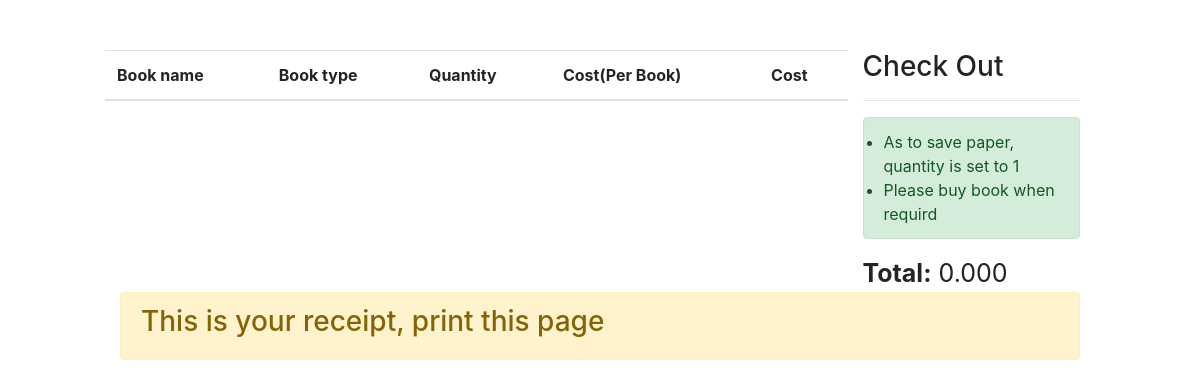
Before: /cart/receipt/ (signed in) with the older database file.
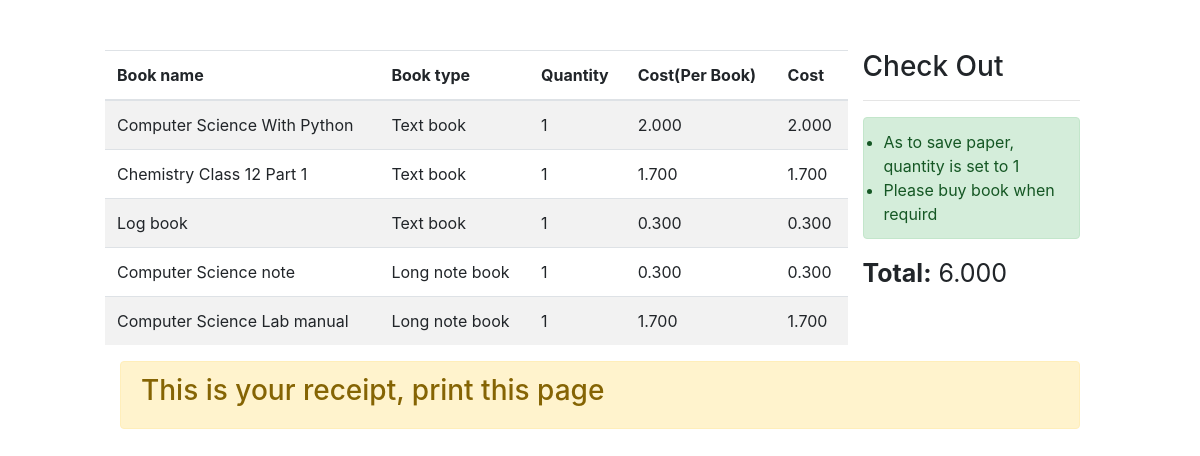
After: the same page with the newer database file.
### store/models.py (models this page shows, shortened)
class Cart(models.Model) :
    user = models.ForeignKey(Account, on_delete=models.CASCADE)
    book_name = models.ForeignKey(Book, on_delete=models.CASCADE)
    book_type = models.CharField(max_length=100, editable=False)
    quantity = models.IntegerField(default=1)
    cost = models.DecimalField(max_digits=5, decimal_places=3, editable=False)
    total_cost = models.DecimalField(max_digits=7, decimal_places=3, editable=False)

### inventory/models.py (models this page shows)
class Book(models.Model) :
    subject_choice = (('English', 'English'),
                    ('Math', 'Math'),
                    ('Science', 'Science'),
                    ('Physics', 'Physics'),
                    ('Chemistry', 'Chemistry'),
                    ('Biology', 'Biology'),
                    ('Computer Science', 'Computer Science'),
                    ('Social Studies', 'Social Studies'),
                    ('Hindi', 'Hindi'),
                    ('Arabic', 'Arabic'),
                    )
    type_choice = (('Text book', 'Text book'),
                    ('Long note book', 'Long note book'),
                    ('Short note book', 'Short note book')
                    )
    grade_choice = (('1', '1'),
                    ('2', '2'),
                    ('3', '3'),
                    ('4', '4'),
                    ('5', '5'),
                    ('6', '6'),
                    ('7', '7'),
                    ('8', '8'),
                    ('9', '9'),
                    ('10','10'),
                    ('11','11'),
                    ('12','12'),
                    ('All', 'All')
                    )
    name = models.CharField(max_length=100, unique=True)
    subject = models.CharField(max_length=100, choices=subject_choice)
    book_type = models.CharField(max_length=100, choices=type_choice)
    grade = models.CharField(max_length=100, choices=grade_choice)
    stock = models.IntegerField()
    cost = models.DecimalField(max_digits=5, decimal_places=3)
    def __str__(self):
        return(self.name)

### store/views.py (the view)
# urls.py: path('cart/receipt/', views.receipt, name='receipt'),
@login_required(login_url='login')
def receipt(request) :
    user = request.user
    cart = Cart.objects.filter(user=user)
    costs = Cart.objects.filter(user=user).values('total_cost')
    sub_total = 0.000
    if len(cart) != 0 :
        for cost in costs :
            sub_total += float(cost['total_cost'])
    else :
        sub_total = 0.000
    sub_total = ('{:.3f}'.format(sub_total))
    context = {'cart':cart, 'sub_total':sub_total}
    return(render(request, 'store/receipt.html', context))

### store/templates/store/receipt.html (shortened to what this page needs)
<!DOCTYPE html>
<html>
<head>
    <link rel="stylesheet" href="https://stackpath.bootstrapcdn.com/bootstrap/4.4.1/css/bootstrap.min.css">
</head>
<body>
    <div class='content'>
        <div class="row">
            <table class="table table-striped col-9">
                <thead>
                    <tr>
                        <th scope="col">Book name</th>
                        <th scope="col">Book type</th>
                        <th scope="col">Quantity</th>
                        <th scope="col">Cost(Per Book)</th>
                        <th scope="col">Cost</th>
                    </tr>
                </thead>
                <tbody>
                {% for book in cart %}
                    <tr>
                        <td>{{book.book_name}}</td>
                        <td>{{book.book_type}}</td>
                        <td>{{book.quantity}}</td>
                        <td>{{book.cost}}</td>
                        <td>{{book.total_cost}}</td>
                    </tr>
                {% endfor %}
                </tbody>
            </table>
            <div class="col-3">
                <h3>Check Out</h3>
                <hr>
                <ul class="alert alert-success" role="alert">
                    <li>As to save paper, quantity is set to 1</li>
                    <li>Please buy book when requird</li>
                </ul>
                <div id="total">
                    <b>Total:</b> {{sub_total}}
                </div>
            </div>
        </div>
        <div class="alert alert-warning">
            <h3>This is your receipt, print this page</h3>
        </div>
    </div>
</body>
</html>

Changed rows visible on the page:
added Cart: book_name "Computer Science With Python", book_type "Text book", quantity "1", cost "2.000", total_cost "2.000"
added Cart: book_name "Chemistry Class 12 Part 1", book_type "Text book", quantity "1", cost "1.700", total_cost "1.700"
added Cart: book_name "Log book", book_type "Text book", quantity "1", cost "0.300", total_cost "0.300"
added Cart: book_name "Computer Science note", book_type "Long note book", quantity "1", cost "0.300", total_cost "0.300"
added Cart: book_name "Computer Science Lab manual", book_type "Long note book", quantity "1", cost "1.700", total_cost "1.700"
Other visible differences:
{{ sub_total }}: "0.000" → "6.000"
